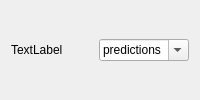
<?xml version="1.0" encoding="UTF-8"?>
<ui version="4.0">
 <class>LogRow</class>
 <widget class="QWidget" name="LogRow">
  <layout class="QHBoxLayout" name="logRowLayout">
   <item>
    <widget class="QLabel" name="lblFilename">
     <property name="text">
      <string>TextLabel</string>
     </property>
    </widget>
   </item>
   <item>
    <widget class="QComboBox" name="cbPathSuggestions">
     <property name="editable">
      <bool>true</bool>
     </property>
     <item>
      <property name="text">
       <string>predictions</string>
      </property>
     </item>
     <item>
      <property name="text">
       <string>Other...</string>
      </property>
     </item>
    </widget>
   </item>
  </layout>
 </widget>
 <resources/>
 <connections/>
</ui>
